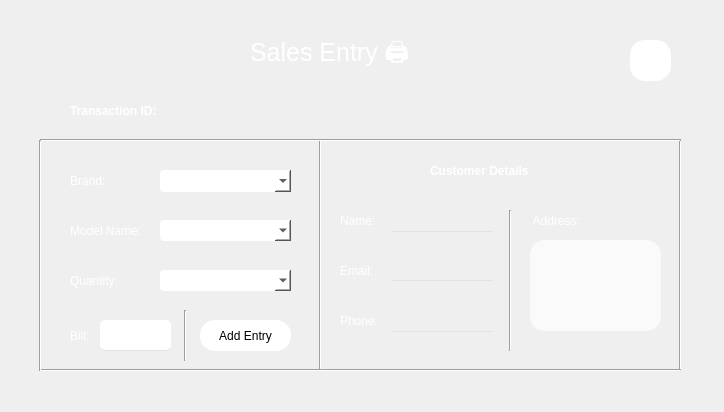
<?xml version="1.0" encoding="UTF-8"?>
<ui version="4.0">
 <class>Frame</class>
 <widget class="QFrame" name="Frame">
  <property name="geometry">
   <rect>
    <x>0</x>
    <y>0</y>
    <width>724</width>
    <height>412</height>
   </rect>
  </property>
  <property name="windowTitle">
   <string>Sales</string>
  </property>
  <property name="windowIcon">
   <iconset resource="project51.qrc">
    <normaloff>:/images/circle.png</normaloff>:/images/circle.png</iconset>
  </property>
  <property name="styleSheet">
   <string notr="true">QComboBox{
background-color:white;
border: none;
border-radius: 4px;
}
QRadioButton
{color:white;
}
QLabel
{color:white;
}
#Frame
{background:url(:/images/simple-background-blue-simple-minimalism-wallpaper-preview.jpg);
}
QPushButton
{background:white;
color:black;
border-radius:15px;
}
QPushButton:hover
{color:#333;
border-radius:15px;
background:#49ebff;
}
QTextEdit
{background-color: rgba(255, 255, 255, 175);
border-radius:15px;
color:rgb(66, 66, 66);
}
QLineEdit
{background:transparent;
border:none;
color: white;
border-bottom:1px solid #e2e2e2;
}
#txtid{
background:transparent;
border:none;
color: white;
}
#txtbill{
background:white;
border-radius:5px;
color:black;
}</string>
  </property>
  <property name="frameShape">
   <enum>QFrame::NoFrame</enum>
  </property>
  <widget class="QPushButton" name="btnadd">
   <property name="geometry">
    <rect>
     <x>200</x>
     <y>320</y>
     <width>91</width>
     <height>31</height>
    </rect>
   </property>
   <property name="text">
    <string>Add Entry</string>
   </property>
  </widget>
  <widget class="QLabel" name="label">
   <property name="geometry">
    <rect>
     <x>70</x>
     <y>100</y>
     <width>101</width>
     <height>21</height>
    </rect>
   </property>
   <property name="font">
    <font>
     <weight>75</weight>
     <bold>true</bold>
    </font>
   </property>
   <property name="text">
    <string>Transaction ID:</string>
   </property>
  </widget>
  <widget class="QLabel" name="label_2">
   <property name="geometry">
    <rect>
     <x>70</x>
     <y>220</y>
     <width>91</width>
     <height>21</height>
    </rect>
   </property>
   <property name="text">
    <string>Model Name:</string>
   </property>
  </widget>
  <widget class="QLabel" name="label_3">
   <property name="geometry">
    <rect>
     <x>70</x>
     <y>270</y>
     <width>81</width>
     <height>21</height>
    </rect>
   </property>
   <property name="text">
    <string>Quantity:</string>
   </property>
  </widget>
  <widget class="QLabel" name="label_4">
   <property name="geometry">
    <rect>
     <x>340</x>
     <y>210</y>
     <width>41</width>
     <height>21</height>
    </rect>
   </property>
   <property name="text">
    <string>Name:</string>
   </property>
  </widget>
  <widget class="QLabel" name="label_5">
   <property name="geometry">
    <rect>
     <x>340</x>
     <y>260</y>
     <width>41</width>
     <height>21</height>
    </rect>
   </property>
   <property name="text">
    <string>Email:</string>
   </property>
  </widget>
  <widget class="QLabel" name="label_6">
   <property name="geometry">
    <rect>
     <x>530</x>
     <y>210</y>
     <width>61</width>
     <height>21</height>
    </rect>
   </property>
   <property name="text">
    <string> Address:</string>
   </property>
  </widget>
  <widget class="QLabel" name="label_7">
   <property name="geometry">
    <rect>
     <x>340</x>
     <y>310</y>
     <width>41</width>
     <height>21</height>
    </rect>
   </property>
   <property name="text">
    <string>Phone:</string>
   </property>
  </widget>
  <widget class="QLineEdit" name="txtid">
   <property name="geometry">
    <rect>
     <x>180</x>
     <y>100</y>
     <width>71</width>
     <height>22</height>
    </rect>
   </property>
  </widget>
  <widget class="QLineEdit" name="txtcname">
   <property name="geometry">
    <rect>
     <x>392</x>
     <y>210</y>
     <width>101</width>
     <height>22</height>
    </rect>
   </property>
  </widget>
  <widget class="QLineEdit" name="txtemail">
   <property name="geometry">
    <rect>
     <x>392</x>
     <y>260</y>
     <width>101</width>
     <height>21</height>
    </rect>
   </property>
  </widget>
  <widget class="QLineEdit" name="txtphone">
   <property name="geometry">
    <rect>
     <x>392</x>
     <y>310</y>
     <width>101</width>
     <height>22</height>
    </rect>
   </property>
  </widget>
  <widget class="QTextEdit" name="txtaddress">
   <property name="geometry">
    <rect>
     <x>530</x>
     <y>240</y>
     <width>131</width>
     <height>91</height>
    </rect>
   </property>
  </widget>
  <widget class="QLabel" name="label_8">
   <property name="geometry">
    <rect>
     <x>250</x>
     <y>30</y>
     <width>231</width>
     <height>51</height>
    </rect>
   </property>
   <property name="font">
    <font>
     <pointsize>19</pointsize>
     <weight>50</weight>
     <bold>false</bold>
    </font>
   </property>
   <property name="text">
    <string>Sales Entry 🖨</string>
   </property>
  </widget>
  <widget class="QPushButton" name="btnlogout">
   <property name="geometry">
    <rect>
     <x>630</x>
     <y>40</y>
     <width>41</width>
     <height>41</height>
    </rect>
   </property>
   <property name="text">
    <string/>
   </property>
   <property name="icon">
    <iconset resource="project51.qrc">
     <normaloff>:/images/PngItem_2854727.png</normaloff>:/images/PngItem_2854727.png</iconset>
   </property>
  </widget>
  <widget class="QComboBox" name="cmbQuantity">
   <property name="geometry">
    <rect>
     <x>160</x>
     <y>270</y>
     <width>131</width>
     <height>21</height>
    </rect>
   </property>
  </widget>
  <widget class="QComboBox" name="cmbModel">
   <property name="geometry">
    <rect>
     <x>160</x>
     <y>220</y>
     <width>131</width>
     <height>21</height>
    </rect>
   </property>
  </widget>
  <widget class="Line" name="line">
   <property name="geometry">
    <rect>
     <x>670</x>
     <y>140</y>
     <width>20</width>
     <height>231</height>
    </rect>
   </property>
   <property name="orientation">
    <enum>Qt::Vertical</enum>
   </property>
  </widget>
  <widget class="Line" name="line_2">
   <property name="geometry">
    <rect>
     <x>310</x>
     <y>140</y>
     <width>21</width>
     <height>231</height>
    </rect>
   </property>
   <property name="orientation">
    <enum>Qt::Vertical</enum>
   </property>
  </widget>
  <widget class="Line" name="line_3">
   <property name="geometry">
    <rect>
     <x>40</x>
     <y>130</y>
     <width>641</width>
     <height>20</height>
    </rect>
   </property>
   <property name="orientation">
    <enum>Qt::Horizontal</enum>
   </property>
  </widget>
  <widget class="Line" name="line_4">
   <property name="geometry">
    <rect>
     <x>40</x>
     <y>360</y>
     <width>641</width>
     <height>20</height>
    </rect>
   </property>
   <property name="orientation">
    <enum>Qt::Horizontal</enum>
   </property>
  </widget>
  <widget class="QLabel" name="label_9">
   <property name="geometry">
    <rect>
     <x>430</x>
     <y>160</y>
     <width>131</width>
     <height>21</height>
    </rect>
   </property>
   <property name="font">
    <font>
     <pointsize>9</pointsize>
     <weight>75</weight>
     <bold>true</bold>
     <underline>false</underline>
    </font>
   </property>
   <property name="text">
    <string>Customer Details</string>
   </property>
  </widget>
  <widget class="Line" name="line_5">
   <property name="geometry">
    <rect>
     <x>500</x>
     <y>210</y>
     <width>21</width>
     <height>141</height>
    </rect>
   </property>
   <property name="orientation">
    <enum>Qt::Vertical</enum>
   </property>
  </widget>
  <widget class="Line" name="line_6">
   <property name="geometry">
    <rect>
     <x>30</x>
     <y>140</y>
     <width>21</width>
     <height>231</height>
    </rect>
   </property>
   <property name="orientation">
    <enum>Qt::Vertical</enum>
   </property>
  </widget>
  <widget class="QComboBox" name="cmbBrand">
   <property name="geometry">
    <rect>
     <x>160</x>
     <y>170</y>
     <width>131</width>
     <height>22</height>
    </rect>
   </property>
  </widget>
  <widget class="QLabel" name="label_10">
   <property name="geometry">
    <rect>
     <x>70</x>
     <y>170</y>
     <width>55</width>
     <height>21</height>
    </rect>
   </property>
   <property name="text">
    <string>Brand:</string>
   </property>
  </widget>
  <widget class="QLineEdit" name="txtbill">
   <property name="geometry">
    <rect>
     <x>100</x>
     <y>320</y>
     <width>71</width>
     <height>31</height>
    </rect>
   </property>
   <property name="text">
    <string/>
   </property>
   <property name="alignment">
    <set>Qt::AlignRight|Qt::AlignTrailing|Qt::AlignVCenter</set>
   </property>
  </widget>
  <widget class="QLabel" name="label_11">
   <property name="geometry">
    <rect>
     <x>70</x>
     <y>320</y>
     <width>21</width>
     <height>31</height>
    </rect>
   </property>
   <property name="text">
    <string>Bill:</string>
   </property>
  </widget>
  <widget class="Line" name="line_7">
   <property name="geometry">
    <rect>
     <x>170</x>
     <y>310</y>
     <width>31</width>
     <height>51</height>
    </rect>
   </property>
   <property name="orientation">
    <enum>Qt::Vertical</enum>
   </property>
  </widget>
 </widget>
 <resources>
  <include location="project51.qrc"/>
 </resources>
 <connections/>
</ui>
